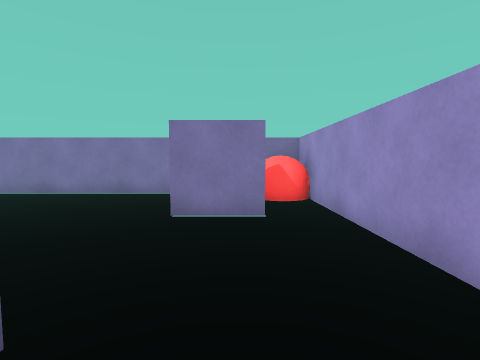
view 1 (above)

16 first-person views from a walk through a scene from a Unity 3-D project. The camera is 0.58 m above the floor, tilts 4° down and sees 85° across. The floor is counted in squares, 0.5 m on a side. Each view is taken from the middle of a square. On the plan, view 1 faces up. The plan holds only what a view shows up to about 12 squares ahead; the rest is blank.

view 2
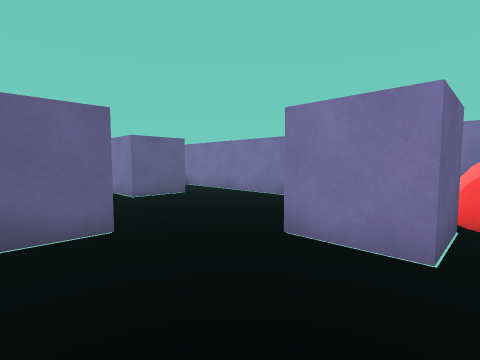

view 3
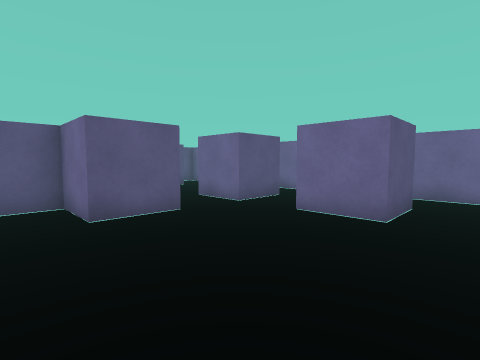

view 4
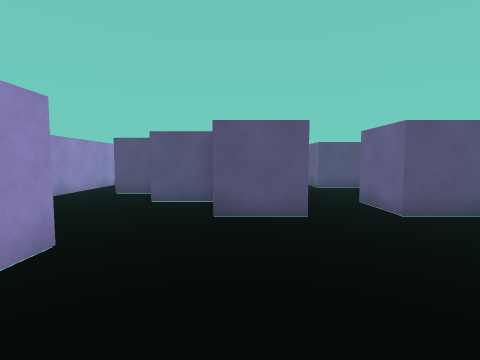

view 5
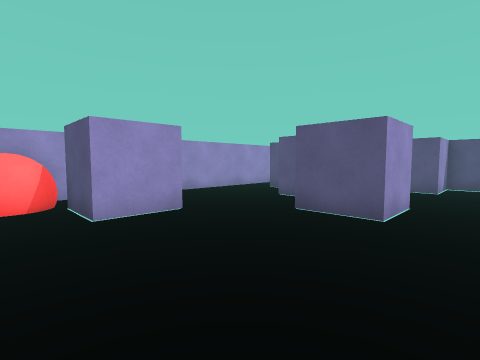

view 6
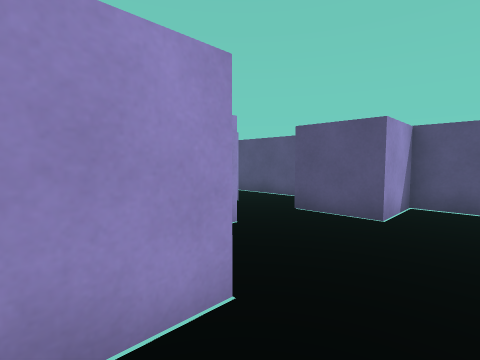

view 7
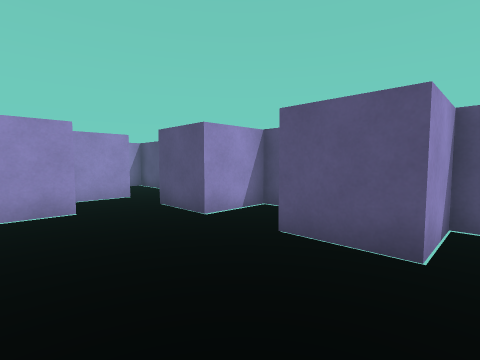

view 8
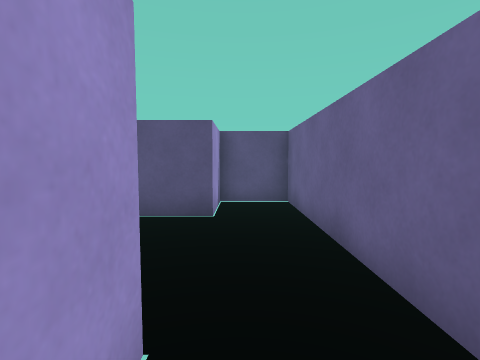

view 9
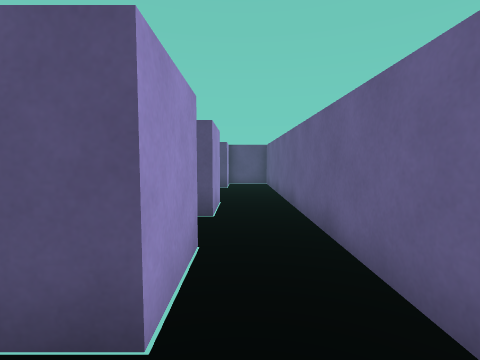

view 10
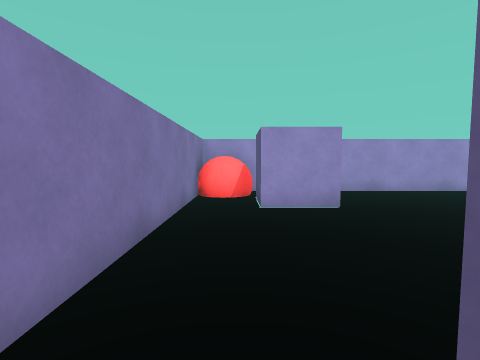

view 11
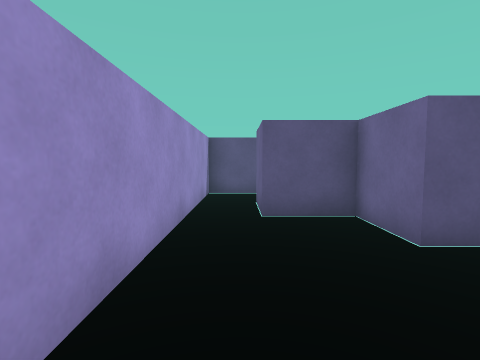

view 12
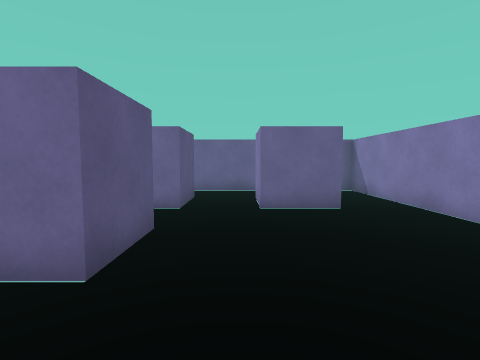

view 13
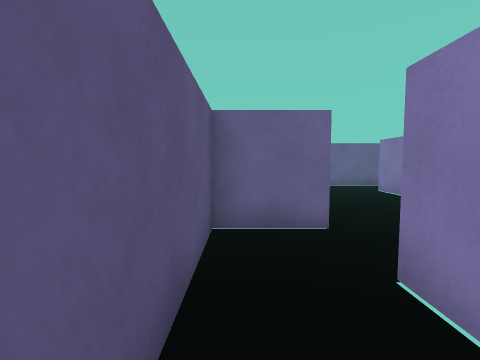

view 14
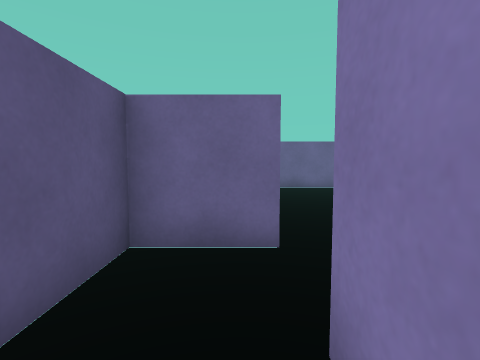

view 15
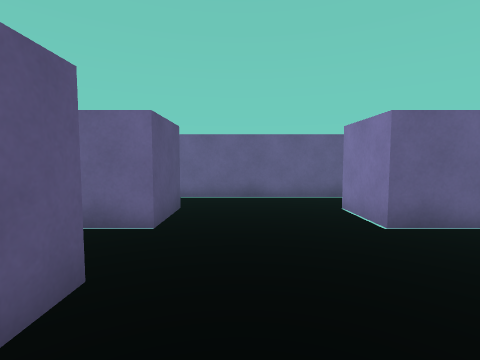

view 16
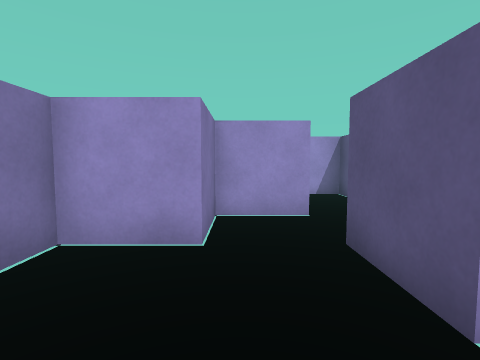

### Floor plan
Points are (right, up) in squares from view 1. A wall is a line through its corners. A room is listed if a view was taken in it or the views show most of it. See-through windows are left out.
Room 1 (views 1, 2, 3, 4, 5, 6, 7, 8, 9, 10, 11, 12, 13, 14, 15, 16)
walls: (-3.4, 1.5) (-1.4, 1.5) (-1.4, -0.5) (-3.4, -0.5) (-3.4, 1.5); (-5.4, 1.5) (-5.4, 3.5) (-3.4, 3.5) (-3.4, 1.5) (-4.4, 1.5); (-1.5, 5.5) (-1.5, 7.5) (0.5, 7.5) (0.5, 5.5) (-1.5, 5.5); (-7.4, 3.5) (-7.4, 1.5) (-9.4, 1.5) (-9.4, 3.5) (-7.4, 3.5); (-7.4, 5.5) (-9.4, 5.5) (-9.4, 7.5) (-7.4, 7.5) (-7.4, 5.5); (-1.4, -0.5) (0.5, -0.5) (0.5, -2.2); (-0.5, -2.5) (-1.5, -2.5) (-1.5, -0.5); (2.2, 9.4) (-11.4, 9.4) (-11.4, -4.5) (-9.4, -4.5) (-9.4, -2.5) (-7.4, -2.5) (-7.4, -3.8); (-6.8, -4.5) (-5.4, -4.5) (-5.4, -2.5) (-3.4, -2.5) (-3.4, -4.5) (2.1, -4.5) (2.1, 8.6)
objects: red ball (0, 8) to (2, 9)

Where each view was taken, in squares from view 1:
view 1: 0 up, 0 right, facing up
view 2: 2 up, 1 right, facing up-left
view 3: 9 up, 2 left, facing down-left
view 4: 9 up, 4 left, facing down
view 5: 9 up, 7 left, facing down-right
view 6: 3 up, 7 left, facing down-right
view 7: 1 up, 10 left, facing down-right
view 8: 3 up, 10 left, facing down
view 9: 9 up, 10 left, facing down
view 10: 8 up, 8 left, facing right
view 11: 5 up, 1 right, facing down
view 12: 5 up, 1 left, facing left
view 13: 4 down, 1 right, facing left
view 14: 3 down, 0 right, facing left
view 15: 1 down, 3 left, facing left
view 16: 1 down, 7 left, facing right
